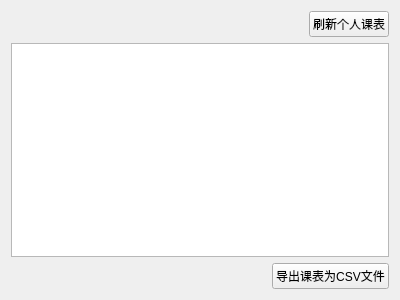
<?xml version="1.0" encoding="UTF-8"?>
<ui version="4.0">
 <class>Student_Schedule</class>
 <widget class="QWidget" name="Student_Schedule">
  <property name="geometry">
   <rect>
    <x>0</x>
    <y>0</y>
    <width>400</width>
    <height>300</height>
   </rect>
  </property>
  <property name="windowTitle">
   <string>Form</string>
  </property>
  <layout class="QVBoxLayout" name="verticalLayout_2">
   <item>
    <layout class="QVBoxLayout" name="verticalLayout">
     <item>
      <layout class="QHBoxLayout" name="horizontalLayout">
       <item>
        <spacer name="horizontalSpacer">
         <property name="orientation">
          <enum>Qt::Horizontal</enum>
         </property>
         <property name="sizeHint" stdset="0">
          <size>
           <width>40</width>
           <height>20</height>
          </size>
         </property>
        </spacer>
       </item>
       <item>
        <widget class="QPushButton" name="pushButton">
         <property name="text">
          <string>刷新个人课表</string>
         </property>
        </widget>
       </item>
      </layout>
     </item>
     <item>
      <widget class="QTableWidget" name="tableWidget"/>
     </item>
     <item>
      <layout class="QHBoxLayout" name="horizontalLayout_2">
       <property name="topMargin">
        <number>0</number>
       </property>
       <item>
        <spacer name="horizontalSpacer_2">
         <property name="orientation">
          <enum>Qt::Horizontal</enum>
         </property>
         <property name="sizeHint" stdset="0">
          <size>
           <width>40</width>
           <height>20</height>
          </size>
         </property>
        </spacer>
       </item>
       <item>
        <widget class="QPushButton" name="pushButton_2">
         <property name="text">
          <string>导出课表为CSV文件</string>
         </property>
        </widget>
       </item>
      </layout>
     </item>
    </layout>
   </item>
  </layout>
 </widget>
 <resources/>
 <connections/>
</ui>
